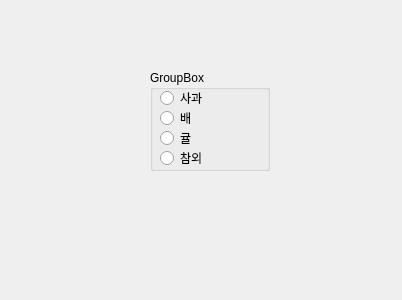
<?xml version="1.0" encoding="UTF-8"?>
<ui version="4.0">
 <class>Dialog</class>
 <widget class="QDialog" name="Dialog">
  <property name="geometry">
   <rect>
    <x>0</x>
    <y>0</y>
    <width>402</width>
    <height>300</height>
   </rect>
  </property>
  <property name="windowTitle">
   <string>Dialog</string>
  </property>
  <widget class="QGroupBox" name="grouoBox">
   <property name="geometry">
    <rect>
     <x>150</x>
     <y>70</y>
     <width>120</width>
     <height>101</height>
    </rect>
   </property>
   <property name="title">
    <string>GroupBox</string>
   </property>
   <widget class="QRadioButton" name="radioButton_1">
    <property name="geometry">
     <rect>
      <x>10</x>
      <y>20</y>
      <width>90</width>
      <height>16</height>
     </rect>
    </property>
    <property name="text">
     <string>사과</string>
    </property>
   </widget>
   <widget class="QRadioButton" name="radioButton_2">
    <property name="geometry">
     <rect>
      <x>10</x>
      <y>40</y>
      <width>90</width>
      <height>16</height>
     </rect>
    </property>
    <property name="text">
     <string>배</string>
    </property>
   </widget>
   <widget class="QRadioButton" name="radioButton_3">
    <property name="geometry">
     <rect>
      <x>10</x>
      <y>60</y>
      <width>90</width>
      <height>16</height>
     </rect>
    </property>
    <property name="text">
     <string>귤</string>
    </property>
   </widget>
   <widget class="QRadioButton" name="radioButton_4">
    <property name="geometry">
     <rect>
      <x>10</x>
      <y>80</y>
      <width>90</width>
      <height>16</height>
     </rect>
    </property>
    <property name="text">
     <string>참외</string>
    </property>
   </widget>
  </widget>
 </widget>
 <resources/>
 <connections/>
</ui>
